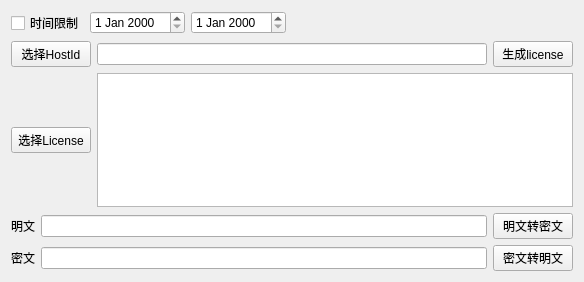
<?xml version="1.0" encoding="UTF-8"?>
<ui version="4.0">
 <class>genlicenseClass</class>
 <widget class="QWidget" name="genlicenseClass">
  <property name="geometry">
   <rect>
    <x>0</x>
    <y>0</y>
    <width>584</width>
    <height>282</height>
   </rect>
  </property>
  <property name="windowTitle">
   <string>genlicense</string>
  </property>
  <layout class="QGridLayout" name="gridLayout">
   <item row="0" column="0">
    <layout class="QHBoxLayout" name="horizontalLayout">
     <item>
      <widget class="QCheckBox" name="checkBoxTM">
       <property name="text">
        <string>时间限制</string>
       </property>
      </widget>
     </item>
     <item>
      <widget class="QDateEdit" name="dateEditStart"/>
     </item>
     <item>
      <widget class="QDateEdit" name="dateEditEnd"/>
     </item>
     <item>
      <spacer name="horizontalSpacer">
       <property name="orientation">
        <enum>Qt::Horizontal</enum>
       </property>
       <property name="sizeHint" stdset="0">
        <size>
         <width>40</width>
         <height>20</height>
        </size>
       </property>
      </spacer>
     </item>
    </layout>
   </item>
   <item row="1" column="0">
    <layout class="QHBoxLayout" name="horizontalLayout_2">
     <item>
      <widget class="QPushButton" name="btnHostId">
       <property name="text">
        <string>选择HostId</string>
       </property>
      </widget>
     </item>
     <item>
      <widget class="QLineEdit" name="lineEdit">
       <property name="text">
        <string/>
       </property>
      </widget>
     </item>
     <item>
      <widget class="QPushButton" name="btnLicense">
       <property name="text">
        <string>生成license</string>
       </property>
      </widget>
     </item>
    </layout>
   </item>
   <item row="2" column="0">
    <layout class="QHBoxLayout" name="horizontalLayout_3">
     <item>
      <widget class="QPushButton" name="btnSelLic">
       <property name="text">
        <string>选择License</string>
       </property>
      </widget>
     </item>
     <item>
      <widget class="QTextBrowser" name="textBrowser"/>
     </item>
    </layout>
   </item>
   <item row="3" column="0">
    <layout class="QHBoxLayout" name="horizontalLayout_4">
     <item>
      <widget class="QLabel" name="label">
       <property name="text">
        <string>明文</string>
       </property>
      </widget>
     </item>
     <item>
      <widget class="QLineEdit" name="lineEdit_plaintext"/>
     </item>
     <item>
      <widget class="QPushButton" name="btn_plaintext_ciphertext">
       <property name="text">
        <string>明文转密文</string>
       </property>
      </widget>
     </item>
    </layout>
   </item>
   <item row="4" column="0">
    <layout class="QHBoxLayout" name="horizontalLayout_5">
     <item>
      <widget class="QLabel" name="label_2">
       <property name="text">
        <string>密文</string>
       </property>
      </widget>
     </item>
     <item>
      <widget class="QLineEdit" name="lineEdit_ciphertext"/>
     </item>
     <item>
      <widget class="QPushButton" name="btn_ciphertext_plaintext">
       <property name="text">
        <string>密文转明文</string>
       </property>
      </widget>
     </item>
    </layout>
   </item>
  </layout>
 </widget>
 <layoutdefault spacing="6" margin="11"/>
 <resources>
  <include location="genlicense.qrc"/>
 </resources>
 <connections/>
</ui>
